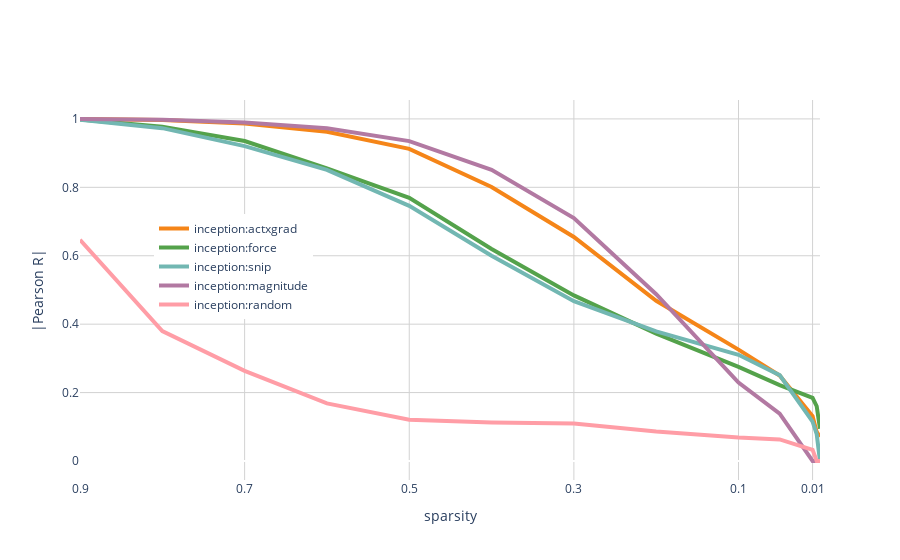

The notebook cell saved with this chart:
### Code cell
fig = go.Figure()

model = 'inception'
color_col = 'method'

method_colors = {'actxgrad':px.colors.qualitative.T10[1],
                'snip':px.colors.qualitative.T10[3],
                'force':px.colors.qualitative.T10[4],
                'magnitude':px.colors.qualitative.T10[6],
                'random':px.colors.qualitative.T10[7]
               }


df_plot = df.loc[(df['model'] == model)]

sparsities =  list(df_plot['sparsity'].unique())
sparsities.sort()



models =  list(df_plot['model'].unique())
methods = list(df_plot['method'].unique())



for method in methods:
    x = sparsities
    y = []
    for sparsity in sparsities:
        df_sel = df_plot.loc[(df_plot['sparsity'] == sparsity) & (df_plot['method'] == method) & (df_plot['model'] == model)]
        y.append(np.median(df_sel['correlation']))

    fig.add_trace(go.Scatter(x=x, y=y,
                    mode='lines',
                    name=model+':'+method,
                    line=dict(color=method_colors[method],width=4)
                        )
                    )

fig.update_xaxes(autorange="reversed",title = 'sparsity',gridcolor='rgb(210,210,210)')
fig.update_yaxes(title = '|Pearson R|',gridcolor='rgb(210,210,210)')

fig.update_layout({ 'showlegend':True,
                    'width':900,
                    'plot_bgcolor':'rgba(255,255,255,1)',
                    'paper_bgcolor':'rgba(255,255,255,1)'
                    })
   
fig.update_layout(
    xaxis = dict(
        tickmode = 'array',
        tickvals = [.9, .7, .5, .3, .1, .01]
    )
)
     

                
fig.update_layout(legend=dict(
    yanchor="top",
    y=0.7,
    xanchor="left",
    x=0.1
))
    
fig.show()

### Figure 1 — Plotly figure (JSON) as saved in the notebook; plotly's stock layout.template omitted (floating-point values rounded to 4 significant figures)
{"data": [{"line": {"color": "#F58518", "width": 4}, "mode": "lines", "name": "inception:actxgrad", "type": "scatter", "x": [0.001, 0.005, 0.01, 0.05, 0.1, 0.2, 0.3, 0.4, 0.5, 0.6, 0.7, 0.8, 0.9], "y": [0.07083, 0.0849, 0.1312, 0.2497, 0.3255, 0.4685, 0.6549, 0.8008, 0.9124, 0.9625, 0.9863, 0.9968, 0.9998]}, {"line": {"color": "#54A24B", "width": 4}, "mode": "lines", "name": "inception:force", "type": "scatter", "x": [0.001, 0.005, 0.01, 0.05, 0.1, 0.2, 0.3, 0.4, 0.5, 0.6, 0.7, 0.8, 0.9], "y": [0.0942, 0.1601, 0.1847, 0.222, 0.2752, 0.3723, 0.484, 0.6197, 0.7691, 0.8555, 0.9355, 0.9769, 0.9984]}, {"line": {"color": "#72B7B2", "width": 4}, "mode": "lines", "name": "inception:snip", "type": "scatter", "x": [0.001, 0.005, 0.01, 0.05, 0.1, 0.2, 0.3, 0.4, 0.5, 0.6, 0.7, 0.8, 0.9], "y": [0, 0.07845, 0.1152, 0.2511, 0.3105, 0.3787, 0.4673, 0.6003, 0.7459, 0.8512, 0.9205, 0.973, 0.9976]}, {"line": {"color": "#B279A2", "width": 4}, "mode": "lines", "name": "inception:magnitude", "type": "scatter", "x": [0.001, 0.005, 0.01, 0.05, 0.1, 0.2, 0.3, 0.4, 0.5, 0.6, 0.7, 0.8, 0.9], "y": [0, 0, 0, 0.1385, 0.2295, 0.4877, 0.7103, 0.8512, 0.9351, 0.9725, 0.9895, 0.9974, 0.9997]}, {"line": {"color": "#FF9DA6", "width": 4}, "mode": "lines", "name": "inception:random", "type": "scatter", "x": [0.001, 0.005, 0.01, 0.05, 0.1, 0.2, 0.3, 0.4, 0.5, 0.6, 0.7, 0.8, 0.9], "y": [0, 0, 0.03238, 0.06309, 0.06871, 0.08598, 0.1093, 0.1124, 0.1205, 0.1683, 0.2633, 0.3799, 0.6468]}], "layout": {"legend": {"x": 0.1, "xanchor": "left", "y": 0.7, "yanchor": "top"}, "paper_bgcolor": "rgba(255,255,255,1)", "plot_bgcolor": "rgba(255,255,255,1)", "showlegend": true, "width": 900, "xaxis": {"autorange": "reversed", "gridcolor": "rgb(210,210,210)", "tickmode": "array", "tickvals": [0.9, 0.7, 0.5, 0.3, 0.1, 0.01], "title": {"text": "sparsity"}}, "yaxis": {"gridcolor": "rgb(210,210,210)", "title": {"text": "|Pearson R|"}}}}
